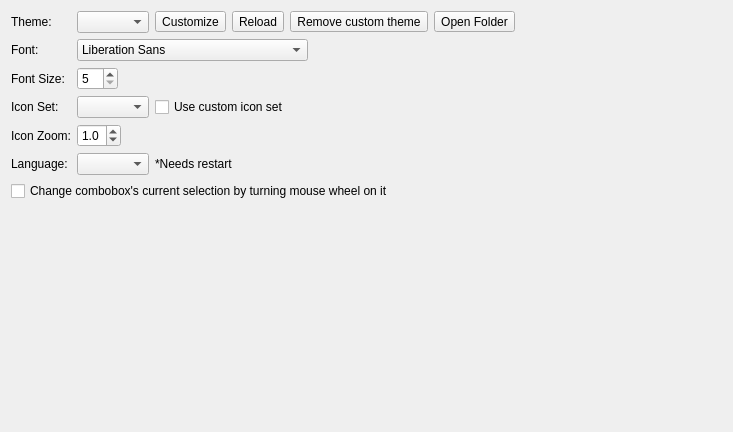
<?xml version="1.0" encoding="UTF-8"?>
<ui version="4.0">
 <class>EnvironmentAppearanceWidget</class>
 <widget class="QWidget" name="EnvironmentAppearanceWidget">
  <property name="geometry">
   <rect>
    <x>0</x>
    <y>0</y>
    <width>733</width>
    <height>432</height>
   </rect>
  </property>
  <property name="windowTitle">
   <string>Form</string>
  </property>
  <layout class="QGridLayout" name="gridLayout">
   <item row="6" column="1">
    <widget class="QWidget" name="widget_4" native="true">
     <layout class="QHBoxLayout" name="horizontalLayout_4">
      <property name="leftMargin">
       <number>0</number>
      </property>
      <property name="topMargin">
       <number>0</number>
      </property>
      <property name="rightMargin">
       <number>0</number>
      </property>
      <property name="bottomMargin">
       <number>0</number>
      </property>
      <item>
       <widget class="QComboBox" name="cbLanguage"/>
      </item>
      <item>
       <widget class="QLabel" name="label_5">
        <property name="text">
         <string>*Needs restart</string>
        </property>
       </widget>
      </item>
      <item>
       <spacer name="horizontalSpacer_4">
        <property name="orientation">
         <enum>Qt::Horizontal</enum>
        </property>
        <property name="sizeHint" stdset="0">
         <size>
          <width>40</width>
          <height>20</height>
         </size>
        </property>
       </spacer>
      </item>
     </layout>
    </widget>
   </item>
   <item row="0" column="0">
    <widget class="QLabel" name="label">
     <property name="text">
      <string>Theme:</string>
     </property>
    </widget>
   </item>
   <item row="3" column="0">
    <widget class="QLabel" name="label_6">
     <property name="text">
      <string>Icon Set:</string>
     </property>
    </widget>
   </item>
   <item row="2" column="1">
    <widget class="QWidget" name="widget_3" native="true">
     <layout class="QHBoxLayout" name="horizontalLayout_3">
      <property name="leftMargin">
       <number>0</number>
      </property>
      <property name="topMargin">
       <number>0</number>
      </property>
      <property name="rightMargin">
       <number>0</number>
      </property>
      <property name="bottomMargin">
       <number>0</number>
      </property>
      <item>
       <widget class="QSpinBox" name="spinFontSize">
        <property name="minimum">
         <number>5</number>
        </property>
       </widget>
      </item>
      <item>
       <spacer name="horizontalSpacer_3">
        <property name="orientation">
         <enum>Qt::Horizontal</enum>
        </property>
        <property name="sizeHint" stdset="0">
         <size>
          <width>40</width>
          <height>20</height>
         </size>
        </property>
       </spacer>
      </item>
     </layout>
    </widget>
   </item>
   <item row="2" column="0">
    <widget class="QLabel" name="label_3">
     <property name="text">
      <string>Font Size:</string>
     </property>
    </widget>
   </item>
   <item row="0" column="1">
    <widget class="QWidget" name="widget" native="true">
     <layout class="QHBoxLayout" name="horizontalLayout">
      <property name="leftMargin">
       <number>0</number>
      </property>
      <property name="topMargin">
       <number>0</number>
      </property>
      <property name="rightMargin">
       <number>0</number>
      </property>
      <property name="bottomMargin">
       <number>0</number>
      </property>
      <item>
       <widget class="QComboBox" name="cbTheme"/>
      </item>
      <item>
       <widget class="QToolButton" name="btnCustomize">
        <property name="toolTip">
         <string>Create a customized copy</string>
        </property>
        <property name="text">
         <string>Customize</string>
        </property>
        <property name="icon">
         <iconset resource="R:/Qt5-Static/RedPandaIDE/release/qmake_iconsets_files.qrc">
          <normaloff>:/resources/iconsets/bluesky/actions/00Misc-11Rename.svg</normaloff>:/resources/iconsets/bluesky/actions/00Misc-11Rename.svg</iconset>
        </property>
       </widget>
      </item>
      <item>
       <widget class="QToolButton" name="btnReload">
        <property name="text">
         <string>Reload</string>
        </property>
        <property name="icon">
         <iconset resource="R:/Qt5-Static/RedPandaIDE/release/qmake_iconsets_files.qrc">
          <normaloff>:/resources/iconsets/bluesky/actions/00Misc-16Reset.svg</normaloff>:/resources/iconsets/bluesky/actions/00Misc-16Reset.svg</iconset>
        </property>
       </widget>
      </item>
      <item>
       <widget class="QToolButton" name="btnRemoveCustomTheme">
        <property name="toolTip">
         <string>Remove custom theme</string>
        </property>
        <property name="text">
         <string>Remove custom theme</string>
        </property>
        <property name="icon">
         <iconset resource="R:/Qt5-Static/RedPandaIDE/release/qmake_iconsets_files.qrc">
          <normaloff>:/resources/iconsets/bluesky/actions/01File-07CloseAll.svg</normaloff>:/resources/iconsets/bluesky/actions/01File-07CloseAll.svg</iconset>
        </property>
       </widget>
      </item>
      <item>
       <widget class="QToolButton" name="btnOpenCustomThemeFolder">
        <property name="toolTip">
         <string>Open custom themes folder</string>
        </property>
        <property name="text">
         <string>Open Folder</string>
        </property>
        <property name="icon">
         <iconset resource="R:/Qt5-Static/RedPandaIDE/release/qmake_iconsets_files.qrc">
          <normaloff>:/resources/iconsets/bluesky/actions/06View-03Files.svg</normaloff>:/resources/iconsets/bluesky/actions/06View-03Files.svg</iconset>
        </property>
       </widget>
      </item>
      <item>
       <spacer name="horizontalSpacer">
        <property name="orientation">
         <enum>Qt::Horizontal</enum>
        </property>
        <property name="sizeHint" stdset="0">
         <size>
          <width>40</width>
          <height>20</height>
         </size>
        </property>
       </spacer>
      </item>
     </layout>
    </widget>
   </item>
   <item row="4" column="0">
    <widget class="QLabel" name="label_7">
     <property name="text">
      <string>Icon Zoom:</string>
     </property>
    </widget>
   </item>
   <item row="4" column="1">
    <widget class="QWidget" name="widget_6" native="true">
     <layout class="QHBoxLayout" name="horizontalLayout_6">
      <property name="leftMargin">
       <number>0</number>
      </property>
      <property name="topMargin">
       <number>0</number>
      </property>
      <property name="rightMargin">
       <number>0</number>
      </property>
      <property name="bottomMargin">
       <number>0</number>
      </property>
      <item>
       <widget class="QDoubleSpinBox" name="spinZoomFactor">
        <property name="decimals">
         <number>1</number>
        </property>
        <property name="minimum">
         <double>0.100000000000000</double>
        </property>
        <property name="maximum">
         <double>5.000000000000000</double>
        </property>
        <property name="singleStep">
         <double>0.100000000000000</double>
        </property>
        <property name="value">
         <double>1.000000000000000</double>
        </property>
       </widget>
      </item>
      <item>
       <spacer name="horizontalSpacer_6">
        <property name="orientation">
         <enum>Qt::Horizontal</enum>
        </property>
        <property name="sizeHint" stdset="0">
         <size>
          <width>40</width>
          <height>20</height>
         </size>
        </property>
       </spacer>
      </item>
     </layout>
    </widget>
   </item>
   <item row="1" column="1">
    <widget class="QWidget" name="widget_2" native="true">
     <layout class="QHBoxLayout" name="horizontalLayout_2">
      <property name="leftMargin">
       <number>0</number>
      </property>
      <property name="topMargin">
       <number>0</number>
      </property>
      <property name="rightMargin">
       <number>0</number>
      </property>
      <property name="bottomMargin">
       <number>0</number>
      </property>
      <item>
       <widget class="QFontComboBox" name="cbFont">
        <property name="editable">
         <bool>false</bool>
        </property>
       </widget>
      </item>
      <item>
       <spacer name="horizontalSpacer_2">
        <property name="orientation">
         <enum>Qt::Horizontal</enum>
        </property>
        <property name="sizeHint" stdset="0">
         <size>
          <width>40</width>
          <height>20</height>
         </size>
        </property>
       </spacer>
      </item>
     </layout>
    </widget>
   </item>
   <item row="1" column="0">
    <widget class="QLabel" name="label_2">
     <property name="text">
      <string>Font:</string>
     </property>
    </widget>
   </item>
   <item row="6" column="0">
    <widget class="QLabel" name="label_4">
     <property name="text">
      <string>Language:</string>
     </property>
    </widget>
   </item>
   <item row="3" column="1">
    <widget class="QWidget" name="widget_5" native="true">
     <layout class="QHBoxLayout" name="horizontalLayout_5">
      <property name="leftMargin">
       <number>0</number>
      </property>
      <property name="topMargin">
       <number>0</number>
      </property>
      <property name="rightMargin">
       <number>0</number>
      </property>
      <property name="bottomMargin">
       <number>0</number>
      </property>
      <item>
       <widget class="QComboBox" name="cbIconSet"/>
      </item>
      <item>
       <widget class="QCheckBox" name="chkUseCustomIconSet">
        <property name="text">
         <string>Use custom icon set</string>
        </property>
       </widget>
      </item>
      <item>
       <spacer name="horizontalSpacer_5">
        <property name="orientation">
         <enum>Qt::Horizontal</enum>
        </property>
        <property name="sizeHint" stdset="0">
         <size>
          <width>40</width>
          <height>20</height>
         </size>
        </property>
       </spacer>
      </item>
     </layout>
    </widget>
   </item>
   <item row="8" column="0">
    <spacer name="verticalSpacer">
     <property name="orientation">
      <enum>Qt::Vertical</enum>
     </property>
     <property name="sizeHint" stdset="0">
      <size>
       <width>20</width>
       <height>40</height>
      </size>
     </property>
    </spacer>
   </item>
   <item row="7" column="0" colspan="2">
    <widget class="QCheckBox" name="chkComboboxWheel">
     <property name="text">
      <string>Change combobox's current selection by turning mouse wheel on it</string>
     </property>
    </widget>
   </item>
  </layout>
 </widget>
 <tabstops>
  <tabstop>cbTheme</tabstop>
  <tabstop>btnCustomize</tabstop>
  <tabstop>cbFont</tabstop>
  <tabstop>spinFontSize</tabstop>
  <tabstop>cbIconSet</tabstop>
  <tabstop>chkUseCustomIconSet</tabstop>
  <tabstop>spinZoomFactor</tabstop>
  <tabstop>cbLanguage</tabstop>
 </tabstops>
 <resources>
  <include location="R:/Qt5-Static/RedPandaIDE/release/qmake_iconsets_files.qrc"/>
 </resources>
 <connections/>
</ui>
